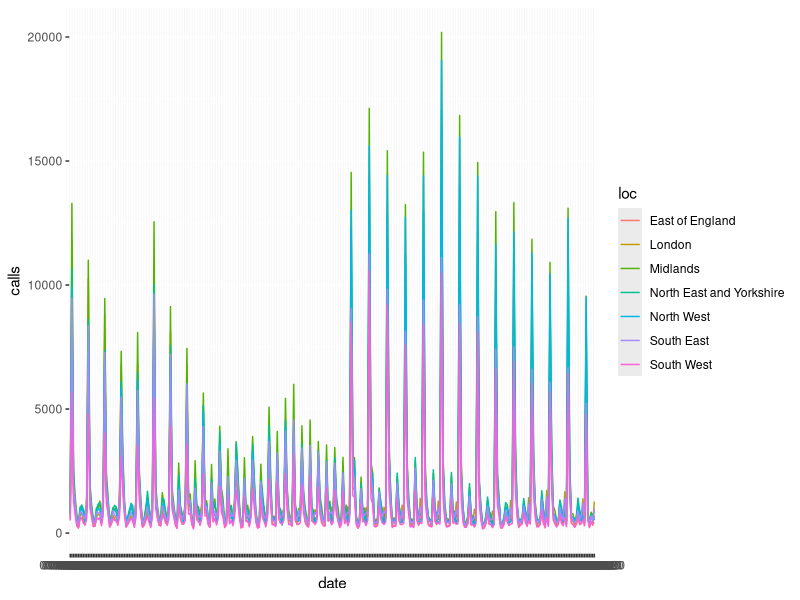

The R script that drew this image: (Note: this script raises an error after producing the figure.)
## ---- chunk 1
knitr::opts_chunk$set(
	echo = TRUE,
	message = FALSE,
	warning = FALSE,
	results = "hide",
	error = FALSE,
	comment = ''
)
## ---- chunk 2
# be sure to set working directory correctly

deaths <- read.csv("NHS_Regions_Datasets/nhs_regions_deaths.csv")
deaths_t <- t(deaths)

## ---- chunk 3
print(deaths[,1])
## ---- chunk 4
library(tidyr)
calls_111 <- read.csv("NHS_Regions_Datasets/nhs_regions_111_calls.csv",
                      header=FALSE, row.names=NULL)
calls_111_t <- t(calls_111)
calls_111.df <- data.frame(calls_111_t)
colnames(calls_111.df) <- c('date',calls_111[2:8,1])
calls_111.df <- calls_111.df[c(-1,-2),] #get rid of names and source
calls_111_long.df <- gather(calls_111.df, loc, call_count, 2:8)
calls_111_long.df$calls <- as.numeric(calls_111_long.df$call_count)

## ---- chunk 5
library(ggplot2)
library(gridExtra)

ggplot(calls_111_long.df) +
  aes(x=date, y=calls, group=loc, color=loc) +
  geom_line() -> p1

ggplot(data.df) +
  aes(x=1:length(calls_111), y=deaths) +
  geom_point() -> p2

grid.arrange(p1, p2, ncol=2)
